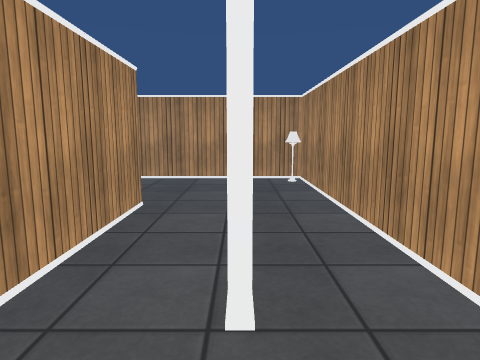
view 1 (above)

19 first-person views from a walk through a 3-D level made in the Unity game engine. The camera is 1.2 m above the floor, tilts 8° down and sees 75° across. The floor is counted in squares, 0.6 m on a side. Each view is taken from the middle of a square. On the plan, view 1 faces up. The plan holds only what a view shows up to about 18 squares ahead; the rest is blank. The place goes on beyond the plan. The player is left out. Surface patterns are stand-ins for the level's own textures.

view 2
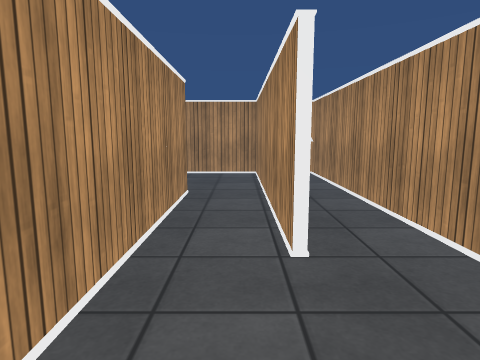

view 3
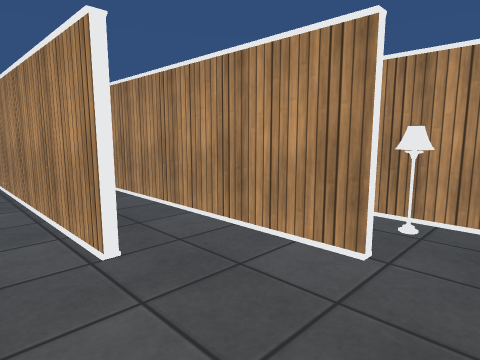

view 4
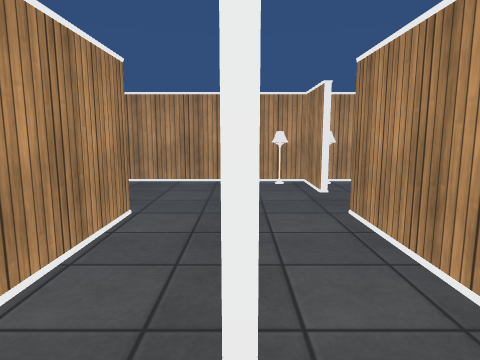

view 5
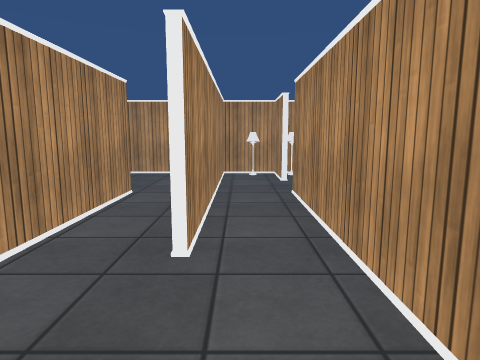

view 6
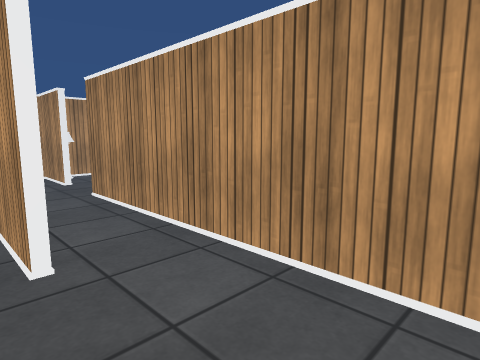

view 7
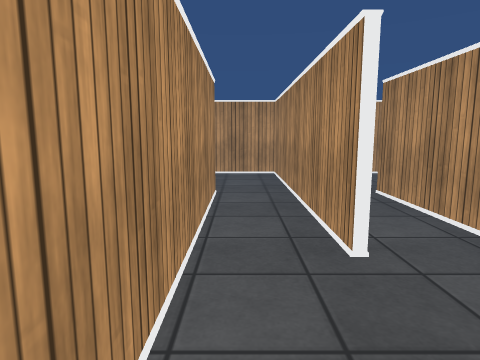

view 8
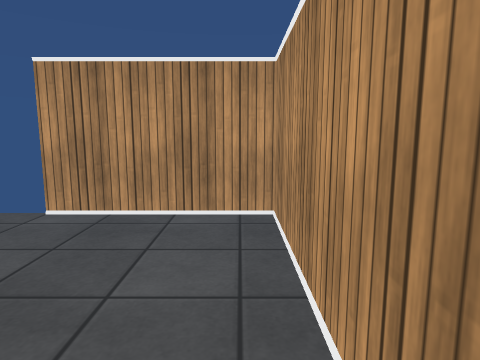

view 9
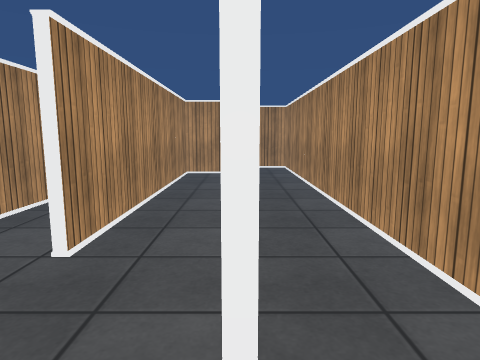

view 10
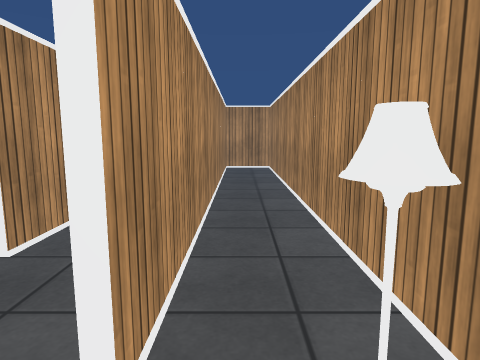

view 11
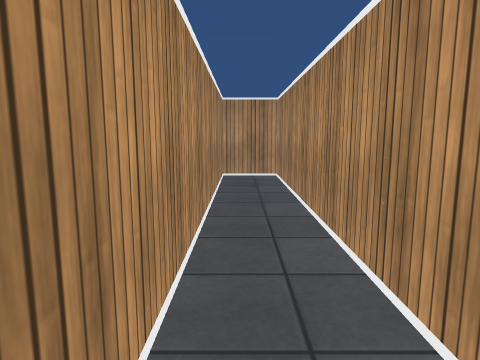

view 12
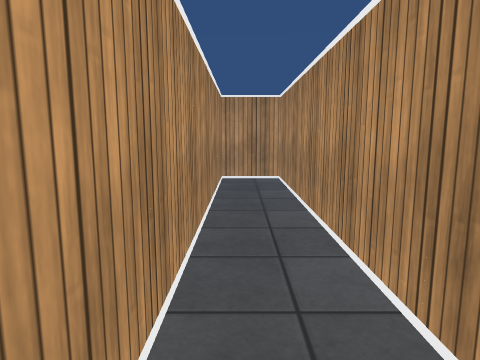

view 13
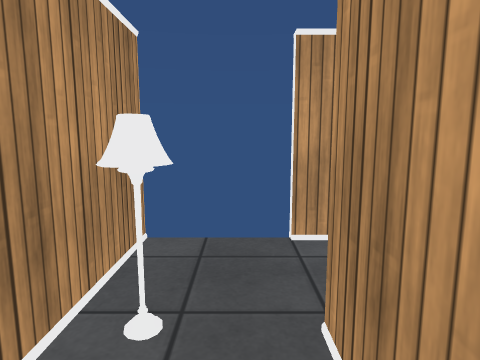

view 14
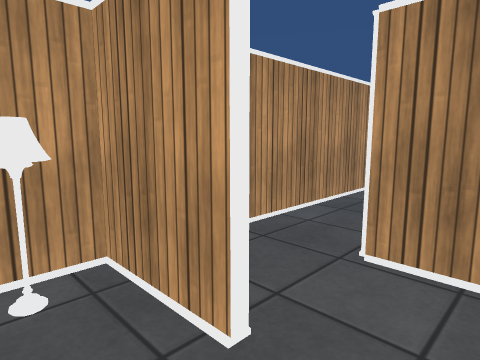

view 15
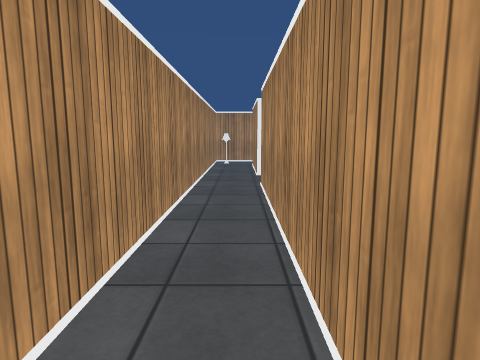

view 16
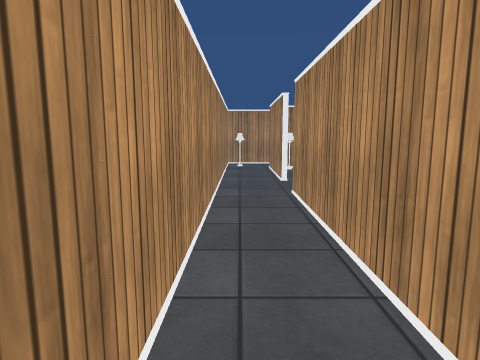

view 17
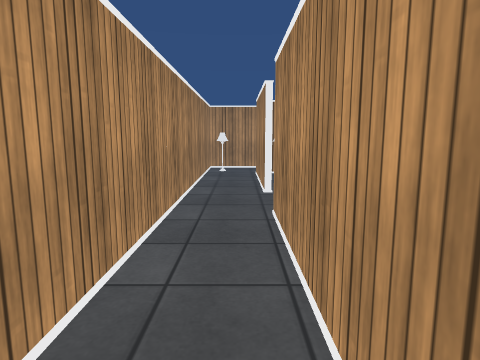

view 18
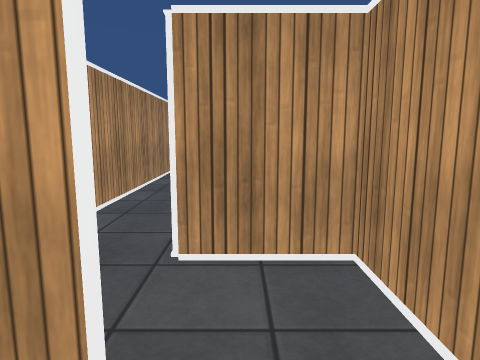

view 19
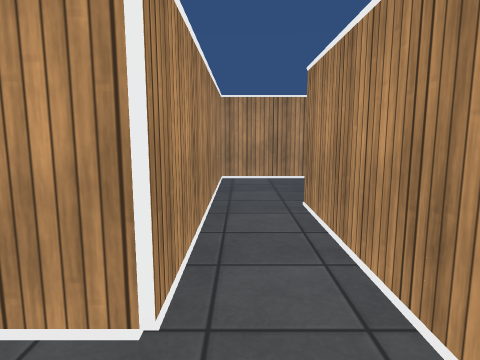

### Floor plan
Points are (right, up) in squares from view 1. A wall is a line through its corners. A room is listed if a view was taken in it or the views show most of it. See-through windows are left out.
Room 1 (views 1, 2, 3, 8)
walls: (-0.1, 2.9) (-0.1, 10.4); (2.9, -0.1) (2.9, 14.9) (0.1, 14.9) (0.1, 2.9); (-2.9, 9.1) (-2.9, -2.9) (3, -2.9)
ways out: opening at (-1.5, 9.5) to room 2; opening at (3, -1) to room 3
objects: other object (2, 14)
Room 2 (views 4, 5, 6, 7, 14, 18, 19)
walls: (-0.1, 10.4) (-0.1, 14.9) (-5.9, 14.9) (-5.9, 2.9); (-5.9, 0) (-5.9, -2.9) (-3.1, -2.9) (-3.1, 9)
ways out: opening at (-1.5, 9.5) to room 1; opening at (-6, 1.5) to room 5
objects: other object (-5, -2) to (-4, -2)
Room 3 (views 9, 10, 11, 12, 13)
walls: (5.9, -3) (5.9, 17.9) (3.1, 17.9) (3.1, -0.1)
ways out: opening at (3, -1) to room 1
objects: other object (5, 0)
Room 4 (views 15, 16, 17)
walls: (-24, -0.1) (-29.3, -0.1); (-8.9, -0.1) (-21, -0.1); (-29.5, -2.9) (-6.5, -2.9)
ways out: opening at (-7.5, 0) to room 5; opening at (-22, 0)
objects: other object (-7, -2)
Room 5 (no view inside)
walls: (-5.9, 2.9) (-8.9, 2.9) (-8.9, -0.1); (-6.3, 0) (-5.9, 0)
ways out: opening at (-6, 1.5) to room 2; opening at (-7.5, 0) to room 4

Positions as (right, up) in squares from view 1, and headings:
1: (0, 0), facing up
2: (-1, -2), facing up
3: (-2, -2), facing up-right
4: (-3, 11), facing down
5: (-4, 14), facing down
6: (-2, 14), facing down-left
7: (-1, 14), facing down
8: (-2, 5), facing down
9: (3, -2), facing up
10: (4, -2), facing up
11: (4, 2), facing up
12: (4, 3), facing up
13: (4, 3), facing down
14: (-4, 2), facing down-left
15: (-8, -1), facing left
16: (-10, -2), facing left
17: (-13, -1), facing left
18: (-4, 1), facing left
19: (-5, 0), facing up
